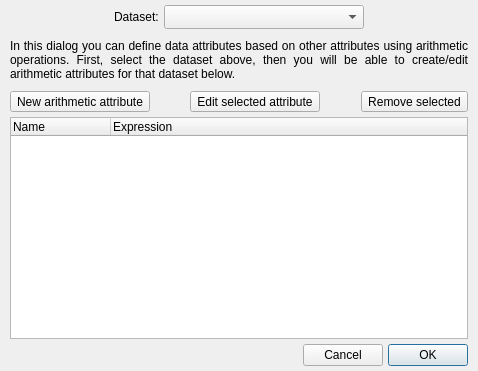
<?xml version="1.0" encoding="UTF-8"?>
<ui version="4.0">
 <class>Form</class>
 <widget class="QWidget" name="Form">
  <property name="geometry">
   <rect>
    <x>0</x>
    <y>0</y>
    <width>478</width>
    <height>371</height>
   </rect>
  </property>
  <property name="windowTitle">
   <string>Arithmetic editor</string>
  </property>
  <layout class="QVBoxLayout" name="verticalLayout">
   <property name="spacing">
    <number>5</number>
   </property>
   <property name="leftMargin">
    <number>10</number>
   </property>
   <property name="topMargin">
    <number>5</number>
   </property>
   <property name="rightMargin">
    <number>10</number>
   </property>
   <property name="bottomMargin">
    <number>5</number>
   </property>
   <item>
    <layout class="QHBoxLayout" name="horizontalLayout_4">
     <item>
      <spacer name="horizontalSpacer_6">
       <property name="orientation">
        <enum>Qt::Horizontal</enum>
       </property>
       <property name="sizeHint" stdset="0">
        <size>
         <width>40</width>
         <height>20</height>
        </size>
       </property>
      </spacer>
     </item>
     <item>
      <widget class="QLabel" name="label_3">
       <property name="font">
        <font>
         <weight>50</weight>
         <bold>false</bold>
        </font>
       </property>
       <property name="text">
        <string>Dataset:</string>
       </property>
      </widget>
     </item>
     <item>
      <widget class="QComboBox" name="combosel_data">
       <property name="minimumSize">
        <size>
         <width>200</width>
         <height>0</height>
        </size>
       </property>
       <property name="sizeAdjustPolicy">
        <enum>QComboBox::AdjustToMinimumContentsLengthWithIcon</enum>
       </property>
      </widget>
     </item>
     <item>
      <spacer name="horizontalSpacer_2">
       <property name="orientation">
        <enum>Qt::Horizontal</enum>
       </property>
       <property name="sizeHint" stdset="0">
        <size>
         <width>40</width>
         <height>20</height>
        </size>
       </property>
      </spacer>
     </item>
    </layout>
   </item>
   <item>
    <spacer name="verticalSpacer">
     <property name="orientation">
      <enum>Qt::Vertical</enum>
     </property>
     <property name="sizeType">
      <enum>QSizePolicy::Fixed</enum>
     </property>
     <property name="sizeHint" stdset="0">
      <size>
       <width>10</width>
       <height>5</height>
      </size>
     </property>
    </spacer>
   </item>
   <item>
    <widget class="QLabel" name="label_2">
     <property name="font">
      <font>
       <weight>50</weight>
       <bold>false</bold>
      </font>
     </property>
     <property name="text">
      <string>In this dialog you can define data attributes based on other attributes using arithmetic operations. First, select the dataset above, then you will be able to create/edit arithmetic attributes for that dataset below.</string>
     </property>
     <property name="alignment">
      <set>Qt::AlignJustify|Qt::AlignVCenter</set>
     </property>
     <property name="wordWrap">
      <bool>true</bool>
     </property>
    </widget>
   </item>
   <item>
    <spacer name="verticalSpacer_2">
     <property name="orientation">
      <enum>Qt::Vertical</enum>
     </property>
     <property name="sizeType">
      <enum>QSizePolicy::Fixed</enum>
     </property>
     <property name="sizeHint" stdset="0">
      <size>
       <width>10</width>
       <height>5</height>
      </size>
     </property>
    </spacer>
   </item>
   <item>
    <layout class="QHBoxLayout" name="horizontalLayout">
     <item>
      <widget class="QToolButton" name="button_add_derived">
       <property name="text">
        <string>New arithmetic attribute</string>
       </property>
      </widget>
     </item>
     <item>
      <spacer name="horizontalSpacer_3">
       <property name="orientation">
        <enum>Qt::Horizontal</enum>
       </property>
       <property name="sizeHint" stdset="0">
        <size>
         <width>40</width>
         <height>20</height>
        </size>
       </property>
      </spacer>
     </item>
     <item>
      <widget class="QToolButton" name="button_edit_derived">
       <property name="text">
        <string>Edit selected attribute</string>
       </property>
      </widget>
     </item>
     <item>
      <spacer name="horizontalSpacer_4">
       <property name="orientation">
        <enum>Qt::Horizontal</enum>
       </property>
       <property name="sizeHint" stdset="0">
        <size>
         <width>40</width>
         <height>20</height>
        </size>
       </property>
      </spacer>
     </item>
     <item>
      <widget class="QToolButton" name="button_remove_derived">
       <property name="text">
        <string>Remove selected</string>
       </property>
      </widget>
     </item>
    </layout>
   </item>
   <item>
    <widget class="ComponentTreeWidget" name="list_derived_components">
     <property name="dragDropMode">
      <enum>QAbstractItemView::InternalMove</enum>
     </property>
     <column>
      <property name="text">
       <string>Name</string>
      </property>
     </column>
     <column>
      <property name="text">
       <string>Expression</string>
      </property>
     </column>
    </widget>
   </item>
   <item>
    <layout class="QHBoxLayout" name="horizontalLayout_2">
     <item>
      <widget class="QLabel" name="label_status">
       <property name="text">
        <string/>
       </property>
       <property name="alignment">
        <set>Qt::AlignCenter</set>
       </property>
      </widget>
     </item>
     <item>
      <spacer name="horizontalSpacer">
       <property name="orientation">
        <enum>Qt::Horizontal</enum>
       </property>
       <property name="sizeHint" stdset="0">
        <size>
         <width>40</width>
         <height>20</height>
        </size>
       </property>
      </spacer>
     </item>
     <item>
      <widget class="QPushButton" name="button_cancel">
       <property name="text">
        <string>Cancel</string>
       </property>
      </widget>
     </item>
     <item>
      <widget class="QPushButton" name="button_ok">
       <property name="text">
        <string>OK</string>
       </property>
       <property name="default">
        <bool>true</bool>
       </property>
      </widget>
     </item>
    </layout>
   </item>
  </layout>
 </widget>
 <customwidgets>
  <customwidget>
   <class>ComponentTreeWidget</class>
   <extends>QTreeWidget</extends>
   <header>glue_qt.dialogs.common.component_tree_widget</header>
  </customwidget>
 </customwidgets>
 <resources/>
 <connections/>
</ui>
